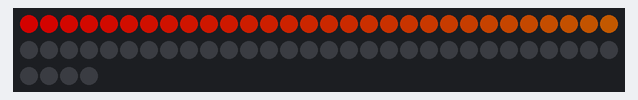
This sketch was run on a simulated Arduino Uno, built with avr-gcc and run on an emulated ATmega328P. On the bench: 64 RGB LEDs in strip order, left to right, continuing on the next row. Dim RGB values are drawn brighter than linear.

Above: at 1.1 s.
At 20.2 s:
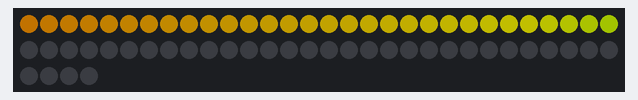
At 29.7 s:
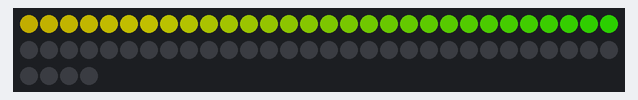
At 39.3 s:
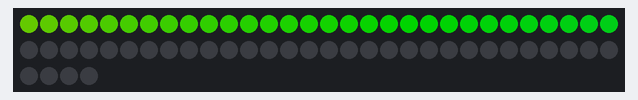

The sketch:

2022.06.24LED_fillz-rainbow.ino
```cpp
#include "FastLED.h"

FASTLED_USING_NAMESPACE

//#if defined(FASTLED_VERSION) && (FASTLED_VERSION<3001000)fine
//#waring "Requires FastLED 3.1 or later;check gihub for latest code"
//#endif

#define DATA_PIN  3
#define LED_TYPE  WS2811    //led灯带型号
#define COLOR_ORDER GRB
#define NUM_LEDS  64   //灯珠
//CRGB leds[NUM_LEDS];

 #define BRIGHTNESS         96
 #define FRAMES_PER_SECOND  120
 #define COLOR_ORDER GRB

 uint8_t max_bright = 128;

 CRGB leds[NUM_LEDS];  //建立光带leds  c=控制

 CRGB myRGBcolor(50,0,50);  //(rValue,gValue,bValue)  0-255

  CHSV myHSVcolor(80,255,200);//HSV方法定义颜色 ，（色调，饱和度，明亮）

  uint8_t beginHue; //起始色调值

 void setup()
 {
   Serial.begin(9600);
   delay(1000);

   LEDS.addLeds<LED_TYPE,DATA_PIN,COLOR_ORDER>(leds,NUM_LEDS);//初始化光带
   FastLED.setBrightness(max_bright);                        //设置宽带亮度
  }


void loop() {
  // put your main code here, to run repeatedly:
  beginHue++;
  fill_rainbow(leds,30,beginHue,1);//( , , ,第一个开始)
  FastLED.show();
  delay(500);

}
```
